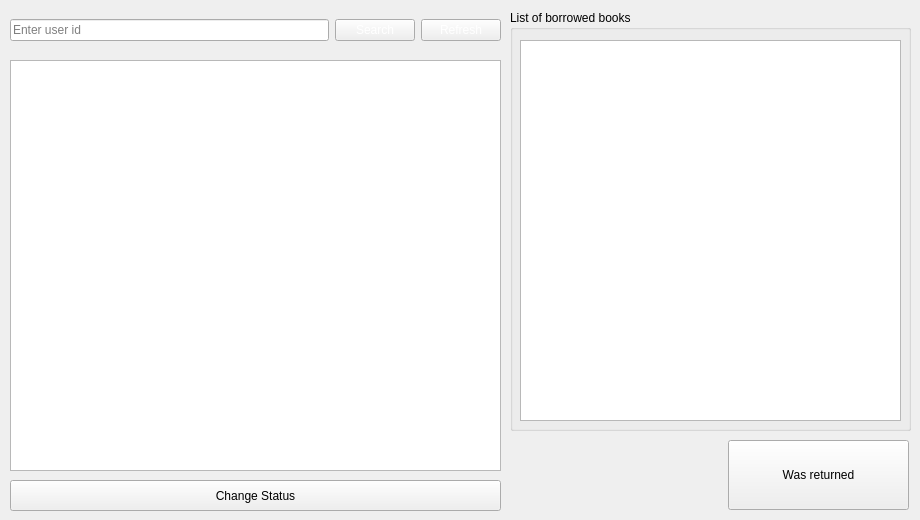
    <widget class="QWidget" name="LoanHistory">
     <attribute name="title">
      <string>Loan History</string>
     </attribute>
     <widget class="QWidget" name="gridLayoutWidget_12">
      <property name="geometry">
       <rect>
        <x>10</x>
        <y>10</y>
        <width>491</width>
        <height>41</height>
       </rect>
      </property>
      <layout class="QGridLayout" name="gridLayout_12">
       <item row="0" column="0">
        <widget class="QLineEdit" name="lineEdit_17">
         <property name="styleSheet">
          <string notr="true">color: rgb(0, 0, 0);</string>
         </property>
         <property name="text">
          <string/>
         </property>
         <property name="placeholderText">
          <string>Enter user id</string>
         </property>
        </widget>
       </item>
       <item row="0" column="1">
        <widget class="QPushButton" name="pushButton_22">
         <property name="styleSheet">
          <string notr="true">color: rgb(255, 255, 255);</string>
         </property>
         <property name="text">
          <string>Search</string>
         </property>
         <property name="icon">
          <iconset resource="res.qrc">
           <normaloff>:/newPrefix/icons/icons8-search-64.png</normaloff>:/newPrefix/icons/icons8-search-64.png</iconset>
         </property>
         <property name="iconSize">
          <size>
           <width>32</width>
           <height>32</height>
          </size>
         </property>
        </widget>
       </item>
       <item row="0" column="2">
        <widget class="QPushButton" name="pushButton_23">
         <property name="styleSheet">
          <string notr="true">color: rgb(255, 255, 255);</string>
         </property>
         <property name="text">
          <string>Refresh</string>
         </property>
         <property name="icon">
          <iconset resource="res.qrc">
           <normaloff>:/newPrefix/icons/icons8-synchronize-64.png</normaloff>:/newPrefix/icons/icons8-synchronize-64.png</iconset>
         </property>
         <property name="iconSize">
          <size>
           <width>32</width>
           <height>32</height>
          </size>
         </property>
        </widget>
       </item>
      </layout>
     </widget>
     <widget class="QTableWidget" name="tableWidget">
      <property name="geometry">
       <rect>
        <x>10</x>
        <y>60</y>
        <width>491</width>
        <height>411</height>
       </rect>
      </property>
     </widget>
     <widget class="QPushButton" name="pushButton_24">
      <property name="geometry">
       <rect>
        <x>10</x>
        <y>480</y>
        <width>491</width>
        <height>31</height>
       </rect>
      </property>
      <property name="text">
       <string>Change Status</string>
      </property>
      <property name="icon">
       <iconset resource="res.qrc">
        <normaloff>:/newPrefix/icons/icons8-edit-64.png</normaloff>:/newPrefix/icons/icons8-edit-64.png</iconset>
      </property>
      <property name="iconSize">
       <size>
        <width>32</width>
        <height>32</height>
       </size>
      </property>
     </widget>
     <widget class="QGroupBox" name="groupBox_2">
      <property name="geometry">
       <rect>
        <x>510</x>
        <y>10</y>
        <width>401</width>
        <height>421</height>
       </rect>
      </property>
      <property name="title">
       <string>List of borrowed books</string>
      </property>
      <widget class="QTableWidget" name="tableWidget_6">
       <property name="geometry">
        <rect>
         <x>10</x>
         <y>30</y>
         <width>381</width>
         <height>381</height>
        </rect>
       </property>
      </widget>
     </widget>
     <widget class="QPushButton" name="pushButton_25">
      <property name="geometry">
       <rect>
        <x>728</x>
        <y>440</y>
        <width>181</width>
        <height>70</height>
       </rect>
      </property>
      <property name="styleSheet">
       <string notr="true"/>
      </property>
      <property name="text">
       <string>Was returned</string>
      </property>
      <property name="icon">
       <iconset resource="res.qrc">
        <normaloff>:/newPrefix/icons/icons8-return-book-64.png</normaloff>:/newPrefix/icons/icons8-return-book-64.png</iconset>
      </property>
      <property name="iconSize">
       <size>
        <width>64</width>
        <height>64</height>
       </size>
      </property>
     </widget>
    </widget>
